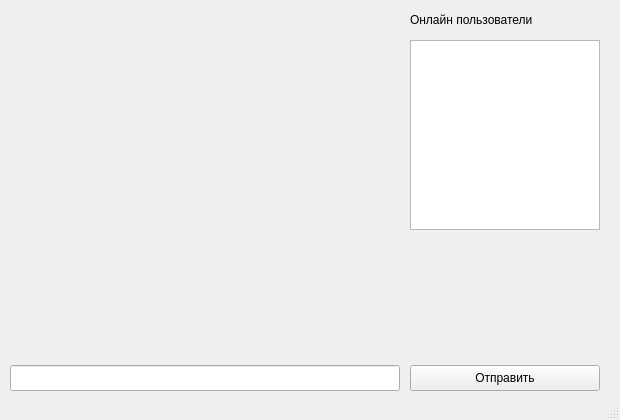
<?xml version="1.0" encoding="UTF-8"?>
<ui version="4.0">
 <class>MainWindow</class>
 <widget class="QMainWindow" name="MainWindow">
  <property name="geometry">
   <rect>
    <x>0</x>
    <y>0</y>
    <width>620</width>
    <height>420</height>
   </rect>
  </property>
  <property name="windowTitle">
   <string>Мессенджер</string>
  </property>
  <widget class="QWidget" name="centralwidget">
   <widget class="QListWidget" name="listWidget_users">
    <property name="geometry">
     <rect>
      <x>410</x>
      <y>40</y>
      <width>190</width>
      <height>190</height>
     </rect>
    </property>
   </widget>
   <widget class="QLabel" name="label_online">
    <property name="geometry">
     <rect>
      <x>410</x>
      <y>10</y>
      <width>190</width>
      <height>20</height>
     </rect>
    </property>
    <property name="text">
     <string>Онлайн пользователи</string>
    </property>
   </widget>
   <widget class="QLineEdit" name="lineEdit_message">
    <property name="geometry">
     <rect>
      <x>10</x>
      <y>365</y>
      <width>390</width>
      <height>26</height>
     </rect>
    </property>
   </widget>
   <widget class="QPushButton" name="buttonSend">
    <property name="geometry">
     <rect>
      <x>410</x>
      <y>365</y>
      <width>190</width>
      <height>26</height>
     </rect>
    </property>
    <property name="text">
     <string>Отправить</string>
    </property>
   </widget>
  </widget>
  <widget class="QMenuBar" name="menubar">
   <property name="geometry">
    <rect>
     <x>0</x>
     <y>0</y>
     <width>620</width>
     <height>22</height>
    </rect>
   </property>
  </widget>
  <widget class="QStatusBar" name="statusbar"/>
 </widget>
 <resources/>
 <connections/>
</ui>
